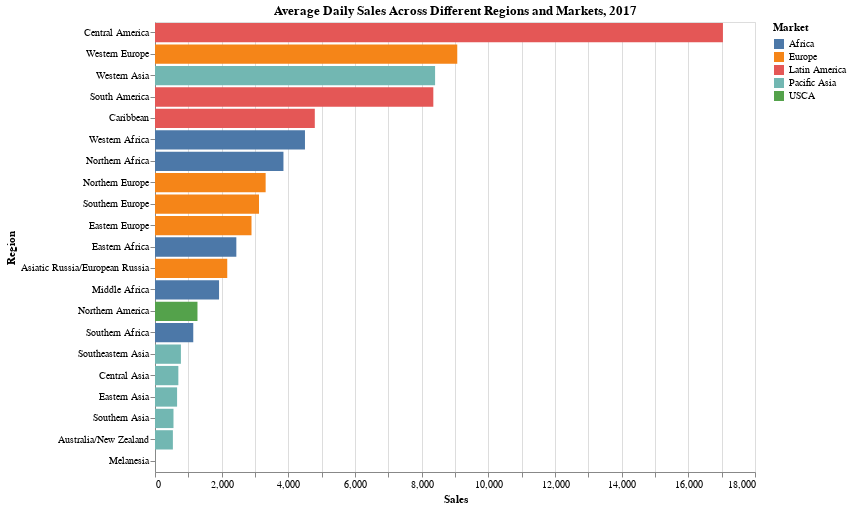

Notebook cell for this chart:
### Code cell
chartAvgSales = alt.Chart(avg_df_2017_sales).mark_bar(orient="horizontal").encode(
    y=alt.Y("order_region:N", sort="-x", title="Region"),
    x=alt.X("sales:Q", title="Sales"),
    color=alt.Color("market", title="Market"),
    tooltip=["order_region", "market", "sales"]
).properties(
    title="Average Daily Sales Across Different Regions and Markets, 2017",
    width=600,
    height=450
)


chartAvgSales

### Figure 1 — Vega-Lite specification as saved in the notebook (floating-point values rounded to 4 significant figures)
{"config": {"view": {"continuousWidth": 400, "continuousHeight": 300}}, "data": {"name": "data-5a8e26cc367666dbf42a95b75f8e9d20"}, "mark": {"type": "bar", "orient": "horizontal"}, "encoding": {"color": {"field": "market", "title": "Market", "type": "nominal"}, "tooltip": [{"field": "order_region", "type": "nominal"}, {"field": "market", "type": "nominal"}, {"field": "sales", "type": "quantitative"}], "x": {"field": "sales", "title": "Sales", "type": "quantitative"}, "y": {"field": "order_region", "sort": "-x", "title": "Region", "type": "nominal"}}, "height": 450, "title": "Average Daily Sales Across Different Regions and Markets, 2017", "width": 600, "$schema": "https://vega.github.io/schema/vega-lite/v4.17.0.json", "datasets": {"data-5a8e26cc367666dbf42a95b75f8e9d20": [{"market": "Africa", "order_year": 2017, "order_region": "Eastern Africa", "sales": 2440.0}, {"market": "Africa", "order_year": 2017, "order_region": "Middle Africa", "sales": 1921.0}, {"market": "Africa", "order_year": 2017, "order_region": "Northern Africa", "sales": 3854.0}, {"market": "Africa", "order_year": 2017, "order_region": "Southern Africa", "sales": 1148.0}, {"market": "Africa", "order_year": 2017, "order_region": "Western Africa", "sales": 4499.0}, {"market": "Europe", "order_year": 2017, "order_region": "Asiatic Russia/European Russia", "sales": 2167.0}, {"market": "Europe", "order_year": 2017, "order_region": "Eastern Europe", "sales": 2895.0}, {"market": "Europe", "order_year": 2017, "order_region": "Northern Europe", "sales": 3319.0}, {"market": "Europe", "order_year": 2017, "order_region": "Southern Europe", "sales": 3120.0}, {"market": "Europe", "order_year": 2017, "order_region": "Western Europe", "sales": 9068.0}, {"market": "Latin America", "order_year": 2017, "order_region": "Caribbean", "sales": 4794.0}, {"market": "Latin America", "order_year": 2017, "order_region": "Central America", "sales": 17040.0}, {"market": "Latin America", "order_year": 2017, "order_region": "South America", "sales": 8350.0}, {"market": "Pacific Asia", "order_year": 2017, "order_region": "Australia/New Zealand", "sales": 536.5}, {"market": "Pacific Asia", "order_year": 2017, "order_region": "Central Asia", "sales": 700.4}, {"market": "Pacific Asia", "order_year": 2017, "order_region": "Eastern Asia", "sales": 662.5}, {"market": "Pacific Asia", "order_year": 2017, "order_region": "Melanesia", "sales": 1.164}, {"market": "Pacific Asia", "order_year": 2017, "order_region": "Southeastern Asia", "sales": 777.1}, {"market": "Pacific Asia", "order_year": 2017, "order_region": "Southern Asia", "sales": 554.7}, {"market": "Pacific Asia", "order_year": 2017, "order_region": "Western Asia", "sales": 8403.0}, {"market": "USCA", "order_year": 2017, "order_region": "Northern America", "sales": 1274.0}]}}
